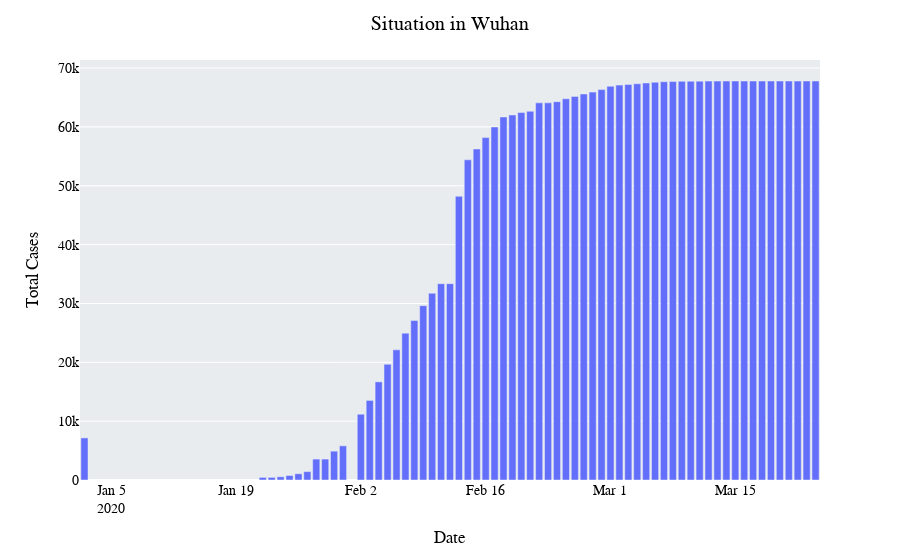

Write notebook code for a chart like this one.
### Code cell
bar = px.bar(perday_Wuhan,x = 'Date',y = 'Total Cases')
bar.update_layout(title_text = 'Situation in Wuhan ',plot_bgcolor = '#E9ECEF',
                  font_color = 'black',font_family = 'Times New Roman',font_size = 14,title_x = 0.5)
bar.show()
